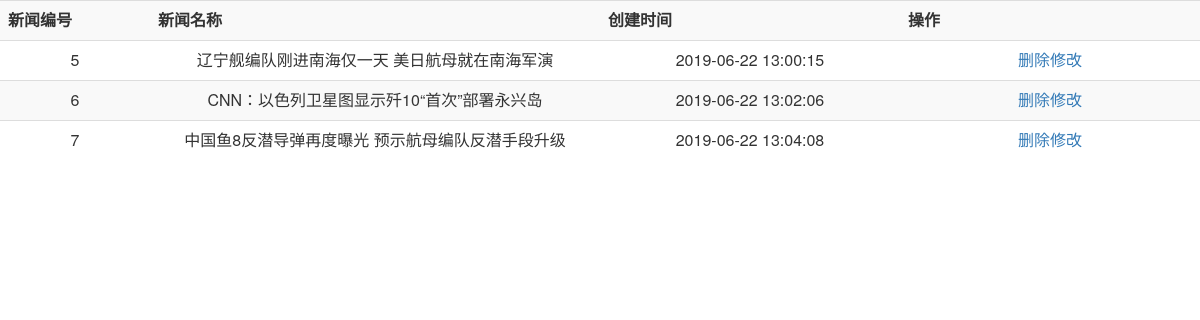
The page /users/get_newslist.php (signed in) on the database its author committed.
### tables this page shows
CREATE TABLE `t_news`  (
  `newId` int(11) NOT NULL AUTO_INCREMENT,
  `title` varchar(100) NULL DEFAULT NULL,
  `contents` longtext NULL,
  `userId` int(11) NULL DEFAULT NULL,
  `addTime` datetime(0) NULL DEFAULT NULL,
  `hitCounts` int(8) NULL DEFAULT NULL,
  `lanmuId` int(11) NULL DEFAULT NULL,
  `lanmuName` varchar(100) NULL DEFAULT NULL,
  `userName` varchar(16) NULL DEFAULT NULL,
  `delId` int(2) NOT NULL DEFAULT 1,
  PRIMARY KEY (`newId`) USING BTREE
);

### users/get_newslist.php (the view, shortened to what this page needs)
<?php
    require "pdoConnect.php";
    $lanmuId = $_SESSION['lanmuId'];
    $sql = "select * from t_news where lanmuId = $lanmuId and delId = 1";
    $res = $pdo->prepare($sql);
    $res -> execute();
    $sth = $res -> fetchAll();
    if(count($sth))
    {
        echo "<table class=\"table text-center table-striped\"> <tr>
          <th width=\"5%\">新闻编号</th>
          <th width=\"15%\">新闻名称</th>
          <th width=\"10%\">创建时间</th>
          <th width=\"10%\">操作</th>
        </tr>";
        foreach ($sth as $row){
            $str = $row['newId'];
            echo '<tr>';
            echo '<td>'.$row['newId'].'</td><td>'.$row['title'].'</td><td>'.$row['addTime'].'</td>';
            echo '<td><div class="button-group"><a class="button border-red" href="del_newslist.php?newId='.$str.'"><span class="icon-trash-o"></span>删除</a><a class="button border-main" href="setNews.php?newId='.$str.'"><span class="icon-edit"></span>修改</a></div></td>';
        }
        echo "</table>";
    }
    else {
        echo '没有你想要的东西';
    }

### rows shown on the page
t_news: newId "5", title "辽宁舰编队刚进南海仅一天 美日航母就在南海军演", addTime "2019-06-22 13:00:15"
t_news: newId "6", title "CNN：以色列卫星图显示歼10“首次”部署永兴岛", addTime "2019-06-22 13:02:06"
t_news: newId "7", title "中国鱼8反潜导弹再度曝光 预示航母编队反潜手段升级", addTime "2019-06-22 13:04:08"
